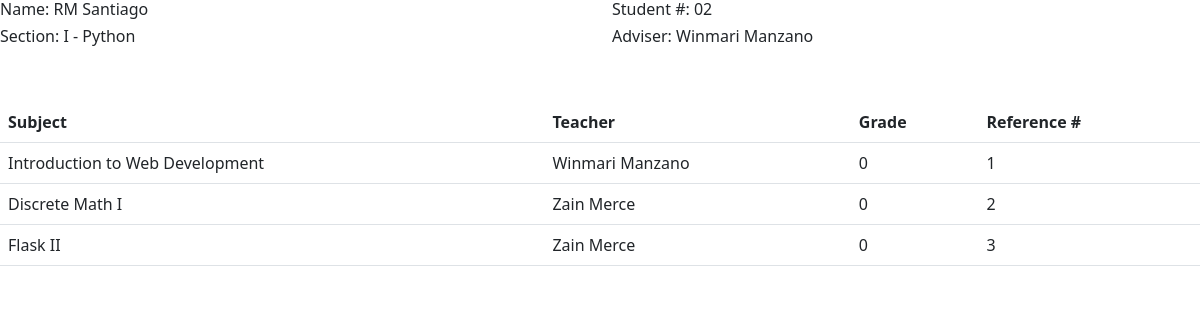
The app's page /student/II - Rust/2 (signed in) with its own data.
### Student_Account/models.py (models this page shows, shortened)
class StudentProfile(models.Model):
    user = models.OneToOneField(Account, on_delete=models.CASCADE, related_name="student")
    user.is_student = True
    section = models.ForeignKey(Class_Section, on_delete=models.CASCADE, related_name="students")

class Account(AbstractUser):
    id_number = models.CharField(max_length=32)
    is_student = models.BooleanField(default = False)
    is_teacher = models.BooleanField(default = False)
    is_enrolled = models.BooleanField(default = False)
    is_registrar = models.BooleanField(default = False)
    REQUIRED_FIELDS = ['first_name', 'last_name', 'id_number', 'is_enrolled']
    def __str__(self):
        return f'{self.first_name} {self.last_name}'

class Class_Section(models.Model):
    section = models.CharField(max_length=32)
    adviser = models.ForeignKey(TeacherProfile, on_delete=models.CASCADE)
    def __str__(self):
        return self.section

class TeacherProfile(models.Model):
    user = models.OneToOneField(Account, on_delete=models.CASCADE, unique=True)
    user.is_teacher = True
    def __str__(self):
        return f"{self.user}"

class StudentGrade(models.Model):
    subject_teacher = models.ForeignKey("SubjectTeacher", on_delete=models.CASCADE)
    student = models.ForeignKey('StudentProfile', on_delete=models.CASCADE, related_name="grade")
    grade = models.IntegerField(default=0)

class SubjectTeacher(models.Model):
    teacher = models.ForeignKey(TeacherProfile, on_delete=models.CASCADE)
    subject = models.ForeignKey(Subject, on_delete=models.CASCADE)
    SEMESTER_CHOICES = [("1st", "First Quarter"), ("2nd", 'Second Quarter'), ('3rd', 'Third Quarter'), ('4th', 'Fourth Quarter')]
    semester = models.CharField(choices = SEMESTER_CHOICES, default = "1st", max_length=3)
    students = models.ManyToManyField(StudentProfile, related_name="subjects", through="StudentGrade")
    class Meta:
        constraints = [
            UniqueConstraint(fields = ["teacher", "subject", "semester"], name = "Unique Subject Teacher")
        ]

class Subject(models.Model):
    subject_name = models.CharField(max_length=32)
    teacher = models.ManyToManyField(TeacherProfile, through="SubjectTeacher")
    def __str__(self):
        return self.subject_name

### ViewsApplications/views.py (the view)
# urls.py: path("student/<str:section>/<int:student_id>", views.search_result, name = "search result"),
@login_required
def search_result(request, section, student_id):
  if request.user.is_registrar:
    student = get_object_or_404(StudentProfile.objects.filter(user = student_id))
    items = {
      "user" : student,
      "subjects": student.grade.all()
    }
    return render(request, "ViewsApplications/edit_student.html", context = items)
  else:
    return HttpResponse('Not allowed.')

### ViewsApplications/templates/ViewsApplications/edit_student.html (shortened to what this page needs)
{% extends "ViewsApplications/base.html" %}
{% block content %}
<div class="row">
  <h6 class="col">Name: {{user.user.first_name}} {{user.user.last_name}} </h6>
  <h6 class="col">Student #: {{user.user.id_number}}</h6>
</div>
<div class="row">
  <h6 class="col">Section: {{user.section}}</h6>
  <h6 class="col">Adviser: {{user.section.adviser}}</h6>
</div>
<table class="table mt-5">
  <thead>
    <th>Subject</th>
    <th>Teacher</th>
    <th>Grade</th>
    <th>Reference #</th>
  </thead>
  <tbody>
    {% for grade in subjects %}
    <tr onclick="gen(this)">
      <td>{{grade.subject_teacher.subject}}</td>
      <td>{{grade.subject_teacher.teacher}}</td>
      <td>{{grade.grade}}</td>
      <td class="">{{grade.id}}</td>
    </tr>
    {% endfor %}
  </tbody>
</table>
{% endblock %}

### ViewsApplications/templates/ViewsApplications/base.html (shortened to what this page needs)
<!DOCTYPE html>
<html lang="en">
<head>
<link href="https://cdn.jsdelivr.net/npm/bootstrap@5.2.0/dist/css/bootstrap.min.css" rel="stylesheet">
</head>
<body>
    {% block content %}
    {% endblock %}
</body>
</html>

### records on screen
StudentProfile: user.first_name "RM", user.last_name "Santiago", user.id_number "02", section "I - Python", section.adviser "Winmari Manzano"
StudentGrade: subject_teacher.subject "Introduction to Web Development", subject_teacher.teacher "Winmari Manzano", grade "0", id "1"
StudentGrade: subject_teacher.subject "Discrete Math I", subject_teacher.teacher "Zain Merce", grade "0", id "2"
StudentGrade: subject_teacher.subject "Flask II", subject_teacher.teacher "Zain Merce", grade "0", id "3"
